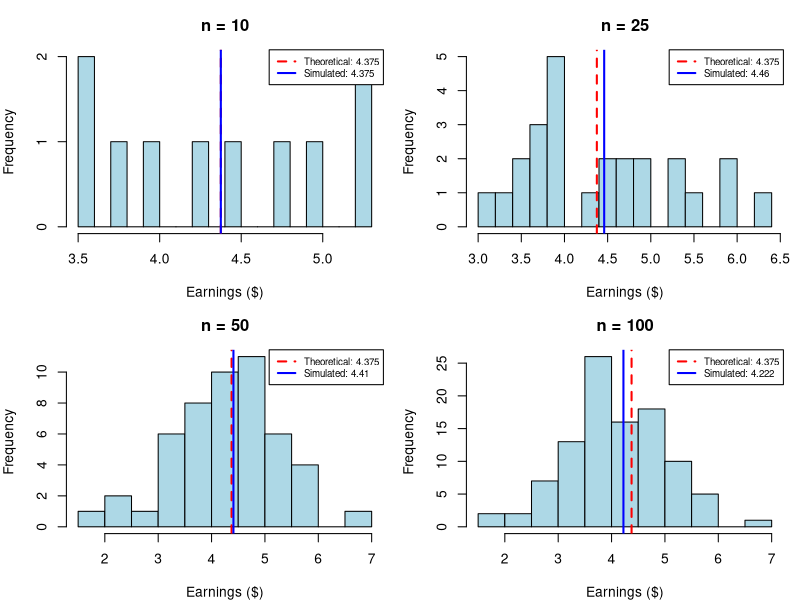

Generate this figure with R:
if (!dir.exists("figures")) dir.create("figures")

sample_sizes <- c(10, 25, 50, 100)

simulate_earnings <- function(n) {
  0.25 * rowSums(matrix(sample(1:6, 5*n, replace=TRUE), ncol=5))
}

theoretical_ev <- 4.375

png("figures/problem1b.png", width=1000, height=800, res=120)
par(mfrow=c(2,2), mar=c(4,4,3,1))
for(n in sample_sizes) {
  earnings <- simulate_earnings(n)
  hist(earnings, main=paste("n =", n), xlab="Earnings ($)", col="lightblue", breaks=15)
  abline(v=theoretical_ev, col="red", lwd=2, lty=2)
  abline(v=mean(earnings), col="blue", lwd=2)
  legend("topright", c(paste("Theoretical:", theoretical_ev), paste("Simulated:", round(mean(earnings), 3))), 
         col=c("red", "blue"), lty=c(2, 1), lwd=2, cex=0.7)
  cat("1b: n =", n, "Mean = $", round(mean(earnings), 4), "\n")
}
dev.off()
